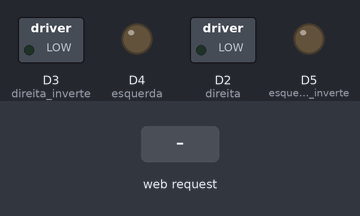
The sketch below on a simulated ESP8266 (NodeMCU). On the bench: switched loads named in the sketch (green lamp = pin HIGH), output pins drawn as LEDs (lit = HIGH). The test bench sets the inputs (shaded band). WiFi joins after 1.5 s; servers stay silent unless stated; what the sketch prints to the serial monitor is not drawn.

Above: at 2.7 s.
2.8 s: HTTP request GET /gpio/F received
At 4.0 s:
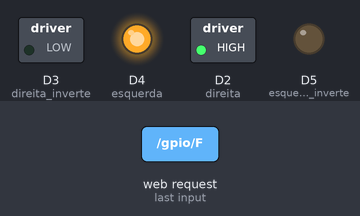
4.3 s: HTTP request GET /gpio/T received
At 5.2 s:
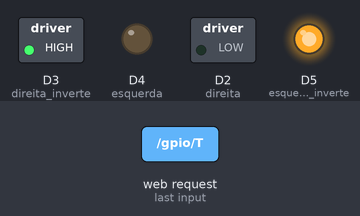
5.8 s: HTTP request GET /gpio/E received
At 6.3 s:
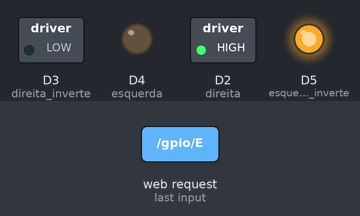
7.3 s: HTTP request GET /gpio/D received
At 8.7 s:
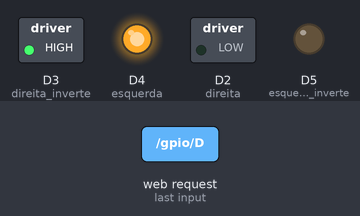
Timing chart, 0 to 9.8 s (numbered marks = the images above; inputs shaded):
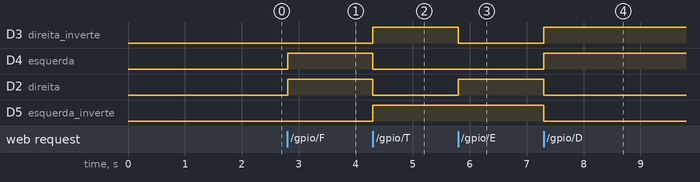

Measured:
- after the input at 2.8 s, D4 (esquerda), D2 (direita): LOW → HIGH at once
- after the input at 4.3 s, D3 (direita_inverte), D5 (esquerda_inverte): LOW → HIGH at once; D4 (esquerda), D2 (direita): HIGH → LOW at once
- after the input at 5.8 s, D3 (direita_inverte): HIGH → LOW at once; D2 (direita): LOW → HIGH at once
- after the input at 7.3 s, D3 (direita_inverte), D4 (esquerda): LOW → HIGH at once; D2 (direita), D5 (esquerda_inverte): HIGH → LOW at once

The sketch:

CONTROLE_CARRO_WIFI_-_CODIGO_ANTIGO.ino
```cpp
#include <ESP8266WiFi.h>
#ifndef STASSID

// rede da minha casa e meu celular
//#define STASSID "STWA_JR"
//#define STAPSK  "774881jr"

// rede LIMS
#define STASSID "LaPeSi/Lims"
#define STAPSK  "naotemsenha"
#endif

const char* ssid = STASSID;
const char* password = STAPSK;
int direita = D2;           // GPIO
int direita_inverte = D3;   // GPIO
int esquerda = D4;          // GPIO
int esquerda_inverte = D5;  // GPIO


// Criação do servidor
WiFiServer server(80);
void setup() {
  Serial.begin(115200);
  pinMode(LED_BUILTIN, OUTPUT);
  digitalWrite(LED_BUILTIN, 0);
// Preparação dos motores
  pinMode(direita, OUTPUT);
  pinMode(direita_inverte, OUTPUT);
  pinMode(esquerda, OUTPUT);
  pinMode(esquerda_inverte, OUTPUT);
  delay(10);
// Conexão com WIFI
  Serial.println();
  Serial.println();
  Serial.print(F("Conectando a "));
  Serial.println(ssid);
  WiFi.mode(WIFI_STA);
  WiFi.begin(ssid, password);
  while (WiFi.status() != WL_CONNECTED) {
    delay(500);
    Serial.print(F("."));
  }
  Serial.println();
  Serial.println(F("WiFi connected"));
  server.begin();                               //Inicia o servidor
  Serial.println(F("Server started"));
  Serial.println(WiFi.localIP());               //Imprime o IP da conexão
}

void loop() {
// WIFI
  WiFiClient client = server.available();       //Checa se há conexão
  if (!client) {return;}
  Serial.println(F("new client"));
  client.setTimeout(5000);                      //O padrão é 1000
  String req = client.readStringUntil('\r');    //Lê a primeira linha da solicitação
  Serial.println(F("request: "));
  Serial.println(req);
  int val;
  if (req.indexOf(F("/gpio/F")) != -1) {
    digitalWrite(direita, HIGH);
    digitalWrite(esquerda, HIGH);
    digitalWrite(direita_inverte, LOW);
    digitalWrite(esquerda_inverte, LOW);
  } else if (req.indexOf(F("/gpio/T")) != -1) {
    digitalWrite(direita, LOW);
    digitalWrite(esquerda, LOW);
    digitalWrite(direita_inverte, HIGH);
    digitalWrite(esquerda_inverte, HIGH);
  } else if (req.indexOf(F("/gpio/E")) != -1) {
    digitalWrite(direita, HIGH);
    digitalWrite(esquerda, LOW);
    digitalWrite(direita_inverte, LOW);
    digitalWrite(esquerda_inverte, HIGH);
  } else if (req.indexOf(F("/gpio/D")) != -1) {
    digitalWrite(direita, LOW);
    digitalWrite(esquerda, HIGH);
    digitalWrite(direita_inverte, HIGH);
    digitalWrite(esquerda_inverte, LOW);

    /*
  } else if (req.indexOf(F("/gpio/A")) != -1) {
    curva = 1;
    while (curva == 1){
      redutor = redutor +1;
      if (redutor%10==0){
        Serial.println("redutor");
        digitalWrite(direita, HIGH);
        digitalWrite(direita_inverte, LOW);
      }
      digitalWrite(esquerda, HIGH);
      digitalWrite(esquerda_inverte, LOW);
      Serial.println(redutor);
      if (redutor == 50){
        redutor =0;
      }
    }
    curva = 0;
  } else if (req.indexOf(F("/gpio/FE")) != -1) {
    if (redutor%2==0){
      digitalWrite(esquerda, LOW);
      redutor = redutor +1;
    }
    digitalWrite(direita, LOW);
    digitalWrite(direita_inverte, HIGH);
    digitalWrite(esquerda_inverte, HIGH);
  } else if (req.indexOf(F("/gpio/TD")) != -1) {
    if (redutor%2==0){
      digitalWrite(direita_inverte, LOW);
      redutor = redutor +1;
    }
    digitalWrite(esquerda_inverte, LOW);
    digitalWrite(direita, HIGH);
    digitalWrite(esquerda, HIGH);
  } else if (req.indexOf(F("/gpio/TE")) != -1) {
    if (redutor%2==0){
      digitalWrite(esquerda_inverte, LOW);
      redutor = redutor +1;
    }
    digitalWrite(direita_inverte, LOW);
    digitalWrite(direita, HIGH);
    digitalWrite(esquerda, HIGH);
    */
  } else if (req.indexOf(F("/gpio/0")) != -1) {
    digitalWrite(direita, LOW);
    digitalWrite(esquerda, LOW);
    digitalWrite(direita_inverte, LOW);
    digitalWrite(esquerda_inverte, LOW);
  }

while (client.available()) {client.read();}              // Enquanto houver solicitação, ler/ignorar o restante da solicitação
// Envia a resposta para o cliente que está OK para vários "client.print/write", porque o algoritmo os agrupará em um único pacote
  client.print(F("HTTP/1.1 200 OK\r\nContent-Type: text/html\r\n\r\n<!DOCTYPE HTML>\r\n<html>\rFUNCIONANDO!"));
}
```
